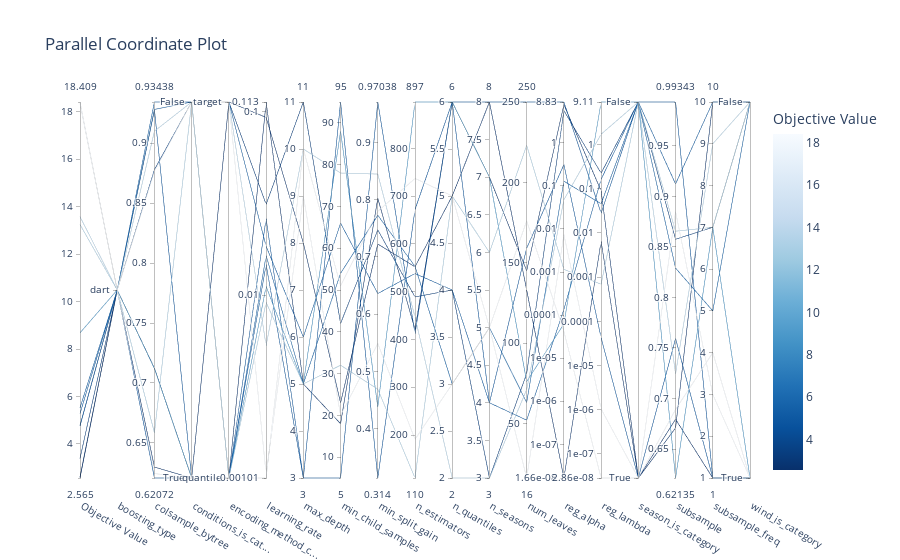

The notebook cell this image was saved under:
### Code cell
vis.plot_parallel_coordinate(temp_study)

### Figure 1 — Plotly figure (JSON) as saved in the notebook; plotly's stock layout.template omitted (floating-point values rounded to 4 significant figures)
{"data": [{"dimensions": [{"label": "Objective Value", "range": [2.565, 18.41], "values": [2.565, 18.41, 2.613, 4.78, 8.681, 18.34, 4.759, 13.24, 5.281, 3.392, 5.522, 13.58]}, {"label": "boosting_type", "range": [0, 0], "ticktext": ["dart"], "tickvals": [0], "values": [0, 0, 0, 0, 0, 0, 0, 0, 0, 0, 0, 0]}, {"label": "colsample_bytree", "range": [0.6207, 0.9344], "values": [0.6298, 0.8768, 0.7123, 0.6207, 0.712, 0.6244, 0.9278, 0.6585, 0.9282, 0.878, 0.9344, 0.91]}, {"label": "conditions_is_cat...", "range": [0, 1], "ticktext": ["True", "False"], "tickvals": [0, 1], "values": [0, 1, 0, 0, 0, 0, 0, 1, 1, 1, 1, 1]}, {"label": "encoding_method_c...", "range": [0, 1], "ticktext": ["quantile", "target"], "tickvals": [0, 1], "values": [0, 1, 1, 0, 0, 0, 0, 0, 1, 1, 0, 1]}, {"label": "learning_rate", "range": [-2.998, -0.9471], "ticktext": ["0.00101", "0.01", "0.1", "0.113"], "tickvals": [-2.998, -2, -1, -0.9471], "values": [-0.9471, -2.977, -1.031, -1.834, -1.952, -2.998, -1.583, -2.04, -1.734, -1.505, -1.785, -2.277]}, {"label": "max_depth", "range": [3, 11], "values": [5, 9, 8, 3, 5, 10, 3, 5, 6, 11, 5, 10]}, {"label": "min_child_samples", "range": [5, 95], "values": [18, 20, 23, 95, 88, 51, 5, 32, 66, 42, 54, 78]}, {"label": "min_split_gain", "range": [0.314, 0.9704], "values": [0.8022, 0.5487, 0.7225, 0.314, 0.4381, 0.7794, 0.9704, 0.4691, 0.636, 0.7471, 0.7727, 0.8446]}, {"label": "n_estimators", "range": [110, 897], "values": [421, 191, 552, 672, 897, 737, 412, 110, 538, 489, 553, 447]}, {"label": "n_quantiles", "range": [2, 6], "values": [6, 3, 5, 6, 6, 5, 6, 5, 4, 4, 3, 2]}, {"label": "n_seasons", "range": [3, 8], "values": [7, 5, 8, 8, 7, 5, 4, 6, 4, 3, 5, 3]}, {"label": "num_leaves", "range": [16, 250], "values": [145, 16, 133, 250, 76, 176, 159, 223, 52, 81, 63, 71]}, {"label": "reg_alpha", "range": [-7.781, 0.946], "ticktext": ["1.66e-08", "1e-07", "1e-06", "1e-05", "0.0001", "0.001", "0.01", "0.1", "1", "8.83"], "tickvals": [-7.781, -7, -6, -5, -4, -3, -2, -1, 0, 0.946], "values": [0.882, -2.132, -7.781, 0.946, -4.205, -4.378, -0.5069, -2.938, -3.867, 0.7463, -0.8913, -1.322]}, {"label": "reg_lambda", "range": [-7.543, 0.9596], "ticktext": ["2.86e-08", "1e-07", "1e-06", "1e-05", "0.0001", "0.001", "0.01", "0.1", "1", "9.11"], "tickvals": [-7.543, -7, -6, -5, -4, -3, -2, -1, 0, 0.9596], "values": [-1.05, -5.982, -2.191, -1.553, 0.9596, -7.543, -4.373, -3.162, -0.7885, -0.6504, -1.343, 0.231]}, {"label": "season_is_category", "range": [0, 1], "ticktext": ["True", "False"], "tickvals": [0, 1], "values": [0, 0, 0, 1, 1, 0, 0, 1, 1, 1, 1, 1]}, {"label": "subsample", "range": [0.6213, 0.9934], "values": [0.6795, 0.8849, 0.6708, 0.9934, 0.6213, 0.6891, 0.7593, 0.8656, 0.9123, 0.8576, 0.8291, 0.7244]}, {"label": "subsample_freq", "range": [1, 10], "values": [1, 3, 10, 1, 7, 4, 1, 7, 10, 7, 5, 9]}, {"label": "wind_is_category", "range": [0, 1], "ticktext": ["True", "False"], "tickvals": [0, 1], "values": [0, 0, 1, 0, 0, 0, 0, 1, 1, 1, 1, 1]}], "labelangle": 30, "labelside": "bottom", "line": {"color": [2.565, 18.41, 2.613, 4.78, 8.681, 18.34, 4.759, 13.24, 5.281, 3.392, 5.522, 13.58], "colorbar": {"title": {"text": "Objective Value"}}, "colorscale": [[0, "rgb(247,251,255)"], [0.125, "rgb(222,235,247)"], [0.25, "rgb(198,219,239)"], [0.375, "rgb(158,202,225)"], [0.5, "rgb(107,174,214)"], [0.625, "rgb(66,146,198)"], [0.75, "rgb(33,113,181)"], [0.875, "rgb(8,81,156)"], [1, "rgb(8,48,107)"]], "reversescale": true, "showscale": true}, "type": "parcoords"}], "layout": {"title": {"text": "Parallel Coordinate Plot"}}}
